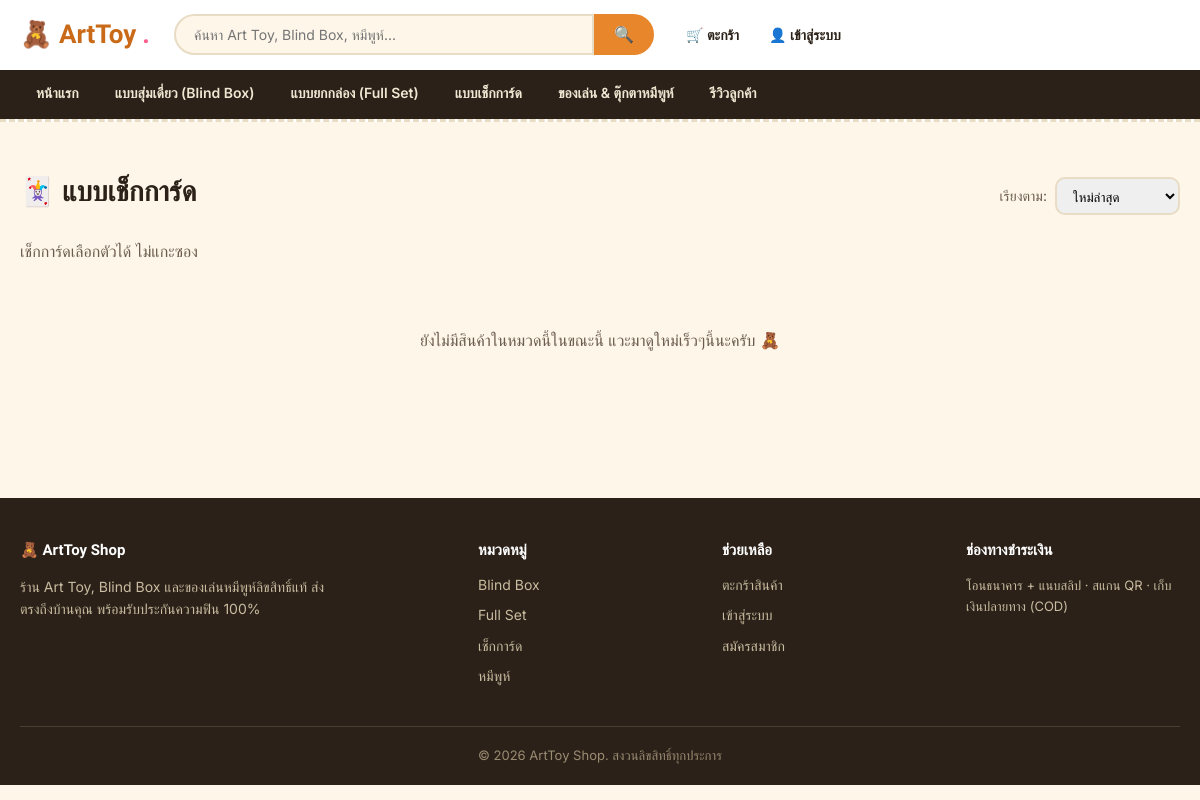
The app's page /category.php?slug=check-card with its own data.
### tables this page shows
CREATE TABLE IF NOT EXISTS categories (
    category_id INT AUTO_INCREMENT PRIMARY KEY,
    name VARCHAR(100) NOT NULL,
    slug VARCHAR(100) NOT NULL UNIQUE,
    description TEXT,
    icon VARCHAR(50) DEFAULT NULL,
    sort_order INT DEFAULT 0,
    created_at TIMESTAMP DEFAULT CURRENT_TIMESTAMP
);

### includes/functions.php (called while the page is built, shortened)
<?php
function isLoggedIn() {
    return isset($_SESSION['member_id']);
}
function sanitize($str) {
    return htmlspecialchars(trim($str ?? ''), ENT_QUOTES, 'UTF-8');
}

### category.php (the view, shortened to what this page needs)
<?php
require_once __DIR__ . '/includes/init.php';
$slug = $_GET['slug'] ?? '';
$category = null;
if ($slug) {
    $stmt = $pdo->prepare("SELECT * FROM categories WHERE slug = ?");
    $stmt->execute([$slug]);
    $category = $stmt->fetch();
}
$sort = $_GET['sort'] ?? 'newest';
$orderBy = match ($sort) {
    'price_asc'  => 'p.price ASC',
    'price_desc' => 'p.price DESC',
    default      => 'p.created_at DESC',
};
if ($category) {
    $stmt = $pdo->prepare("SELECT p.*, c.name AS category_name FROM products p
        JOIN categories c ON c.category_id = p.category_id
        WHERE p.is_active = 1 AND p.category_id = ?
        ORDER BY $orderBy");
    $stmt->execute([$category['category_id']]);
} else {
    $stmt = $pdo->query("SELECT p.*, c.name AS category_name FROM products p
        JOIN categories c ON c.category_id = p.category_id
        WHERE p.is_active = 1
        ORDER BY $orderBy");
}
$products = $stmt->fetchAll();
$allCategories = $pdo->query("SELECT * FROM categories ORDER BY sort_order ASC")->fetchAll();
require __DIR__ . '/includes/header.php';
?>
<section class="section">
    <div class="container">
        <div class="section-head">
            <h2><?= $category ? sanitize($category['icon'] . ' ' . $category['name']) : 'สินค้าทั้งหมด' ?></h2>
            <form method="get" style="display:flex; gap:8px; align-items:center;">
                <label for="sort" style="font-size:14px; color:var(--color-ink-soft);">เรียงตาม:</label>
                <select id="sort" name="sort" onchange="this.form.submit()" style="padding:8px 12px; border-radius:10px; border:2px solid var(--color-border); font-family:var(--font-body);">
                    <option value="newest" <?= $sort === 'newest' ? 'selected' : '' ?>>ใหม่ล่าสุด</option>
                </select>
            </form>
        </div>
        <?php if ($category): ?>
        <p style="color:var(--color-ink-soft); margin-top:-14px; margin-bottom:24px;"><?= sanitize($category['description']) ?></p>
        <?php endif; ?>
        <?php if (empty($products)): ?>
            <p style="color:var(--color-ink-soft); padding:40px 0; text-align:center;">ยังไม่มีสินค้าในหมวดนี้ในขณะนี้ แวะมาดูใหม่เร็วๆนี้นะครับ 🧸</p>
        <?php else: ?>
        <div class="product-grid">
            <?php foreach ($products as $p): include __DIR__ . '/includes/product_card.php'; endforeach; ?>
        </div>
        <?php endif; ?>
    </div>
</section>
<?php require __DIR__ . '/includes/footer.php'; ?>

### includes/header.php (shortened to what this page needs)
<?php
$navCategories = $pdo->query("SELECT name, slug FROM categories ORDER BY sort_order ASC")->fetchAll();
$currentSlug = $_GET['category'] ?? '';
?>
<!DOCTYPE html>
<html lang="th">
<head>
<link rel="stylesheet" href="/assets/css/style.css">
</head>
<body>
<header class="site-header">
    <div class="header-inner">
        <a href="/index.php" class="logo">🧸 ArtToy<span class="dot">.</span></a>
        <form class="search-bar" action="/search.php" method="get">
            <input type="text" name="q" placeholder="ค้นหา Art Toy, Blind Box, หมีพูห์..." value="<?= sanitize($_GET['q'] ?? '') ?>">
            <button type="submit" aria-label="ค้นหา">🔍</button>
        </form>
        <div class="header-actions">
            <a href="/cart.php" class="icon-btn" aria-label="ตะกร้าสินค้า">
                🛒 ตะกร้า
            </a>
            <?php if (isLoggedIn()): ?>
                <a href="/member/dashboard.php" class="icon-btn">👤 สมาชิก</a>
                <a href="/logout.php" class="icon-btn">ออกจากระบบ</a>
            <?php else: ?>
                <a href="/login.php" class="icon-btn">👤 เข้าสู่ระบบ</a>
            <?php endif; ?>
        </div>
    </div>
    <nav class="main-nav">
        <div class="container">
            <a href="/index.php" class="<?= $currentSlug === '' && basename($_SERVER['PHP_SELF']) === 'index.php' ? 'active' : '' ?>">หน้าแรก</a>
            <?php foreach ($navCategories as $cat): ?>
                <a href="/category.php?slug=<?= urlencode($cat['slug']) ?>" class="<?= $currentSlug === $cat['slug'] ? 'active' : '' ?>"><?= sanitize($cat['name']) ?></a>
            <?php endforeach; ?>
            <a href="/reviews.php">รีวิวลูกค้า</a>
        </div>
    </nav>
</header>

### assets/css/style.css (style rules this page uses)
:root { --color-bg: #FDF6E9; --color-ink: #2B2118; --color-ink-soft: #6B5C4D; --color-honey: #E8862C; --color-honey-dark: #C96A18; --color-bubblegum: #FF5C8A; --color-mint: #3FA796; --color-card: #FFFFFF; --color-border: #E8DCC4; --color-danger: #D9483B; --font-display: 'Baloo 2', system-ui, sans-serif; --font-body: 'Inter', system-ui, sans-serif; --radius-card: 18px; --radius-pill: 999px; --shadow-card: 0 4px 14px rgba(43,33,24,0.08); --shadow-pop: 0 10px 30px rgba(43,33,24,0.16); --max-width: 1200px; }
* { box-sizing: border-box; }
html { scroll-behavior: smooth; }
body { margin: 0; font-family: var(--font-body); background: var(--color-bg); color: var(--color-ink); line-height: 1.6; }
a { color: inherit; text-decoration: none; }
.container { max-width: var(--max-width); margin: 0 auto; padding: 0 20px; }
h1, h2, h3, h4 { font-family: var(--font-display); font-weight: 700; margin: 0 0 0.5em; color: var(--color-ink); }
.site-header { background: var(--color-card); border-bottom: 3px dashed var(--color-border); position: sticky; top: 0; z-index: 100; }
.header-inner { display: flex; align-items: center; gap: 24px; padding: 14px 20px; max-width: var(--max-width); margin: 0 auto; }
.logo { font-family: var(--font-display); font-size: 26px; font-weight: 800; color: var(--color-honey-dark); display: flex; align-items: center; gap: 6px; white-space: nowrap; }
.logo span.dot { color: var(--color-bubblegum); }
.search-bar { flex: 1; display: flex; max-width: 480px; }
.search-bar input { flex: 1; border: 2px solid var(--color-border); border-radius: var(--radius-pill) 0 0 var(--radius-pill); padding: 10px 18px; font-size: 14px; font-family: var(--font-body); background: var(--color-bg); color: var(--color-ink); }
.search-bar button { border: 2px solid var(--color-honey); background: var(--color-honey); color: #fff; border-radius: 0 var(--radius-pill) var(--radius-pill) 0; padding: 0 18px; cursor: pointer; font-size: 16px; }
.header-actions { display: flex; align-items: center; gap: 14px; white-space: nowrap; }
.icon-btn { position: relative; display: inline-flex; align-items: center; gap: 6px; background: none; border: none; cursor: pointer; font-size: 14px; font-weight: 600; color: var(--color-ink); padding: 8px; font-family: var(--font-body); }
.main-nav { background: var(--color-ink); }
.main-nav .container { display: flex; gap: 4px; overflow-x: auto; }
.main-nav a { color: #F0E6D2; font-size: 14px; font-weight: 600; padding: 12px 16px; white-space: nowrap; border-bottom: 3px solid transparent; }
.section { padding: 48px 0; }
.section-head { display: flex; justify-content: space-between; align-items: baseline; margin-bottom: 24px; flex-wrap: wrap; gap: 10px; }
.section-head h2 { font-size: 28px; }

### records on screen
categories: name "แบบสุ่มเดี่ยว (Blind Box)"
categories: name "แบบยกกล่อง (Full Set)"
categories: name "แบบเช็กการ์ด", icon+name "🃏 แบบเช็กการ์ด", description "เช็กการ์ดเลือกตัวได้ ไม่แกะซอง"
categories: name "ของเล่น & ตุ๊กตาหมีพูห์"
